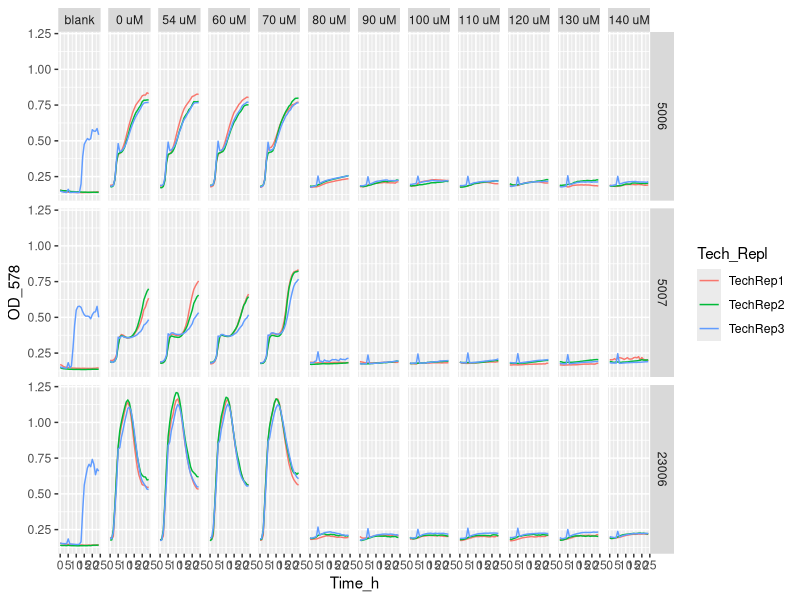
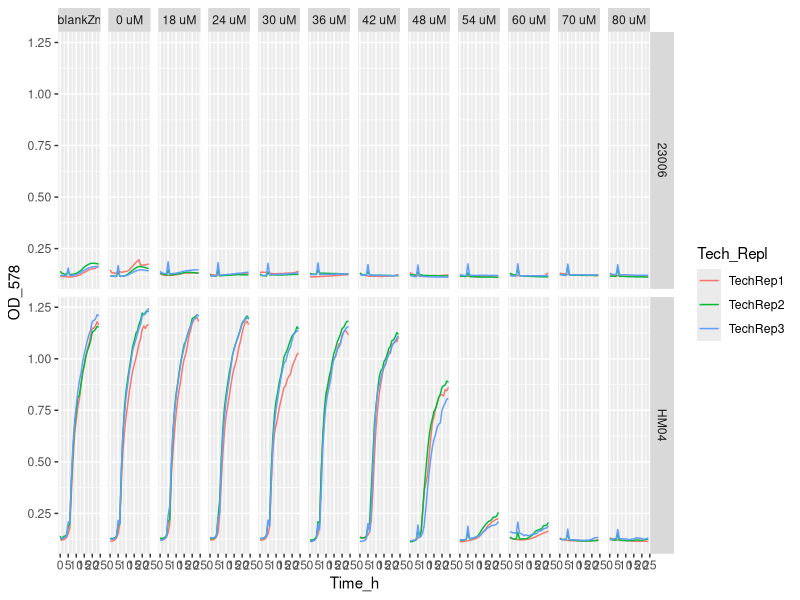
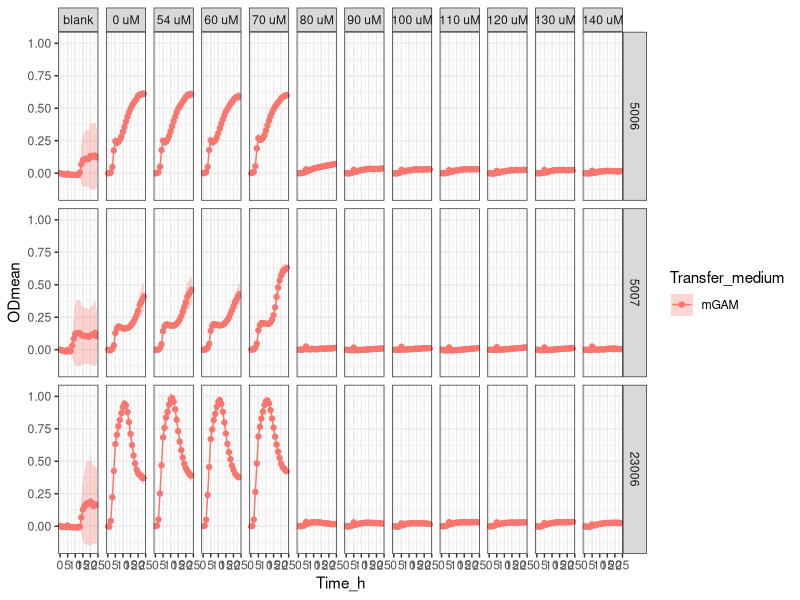
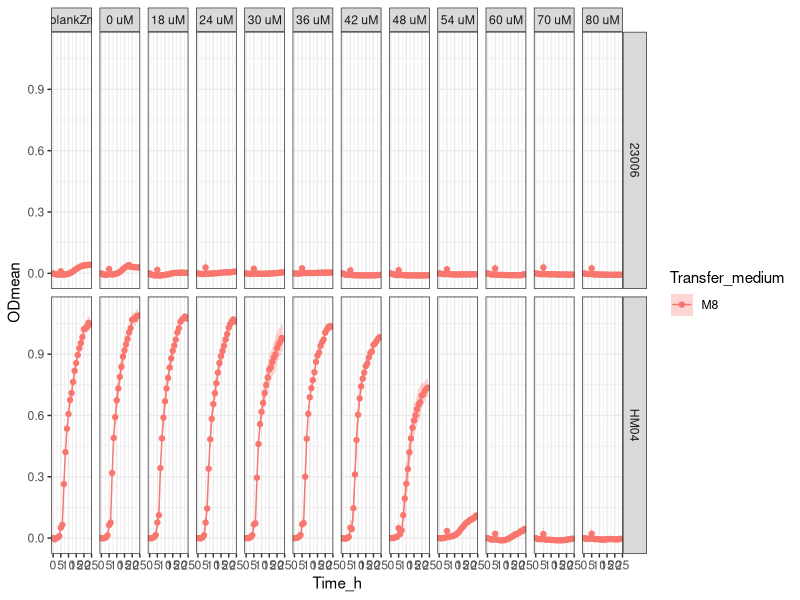

Write the R code that produced these figures, in order.
setwd("C:/Users/sergi/Downloads/ITQB/Plate readings/Exp23_2plates_31012024")

library(tidyverse)
library(readxl)

Exp23 <- Exp23_4plates_24012024 <- read_excel("Exp23_2plates_31012024_final_final.xlsx")
# View(Exp23)

Exp23_v1 <- Exp23 %>%
  pivot_longer(names_to = "Condition", values_to = "OD_578", cols = -Time_h)
# Exp23_v1
# View(Exp23_v1)


Exp23_v2 <- separate(Exp23_v1, Condition, 
                     c("Strain",
                       "Transfer_medium",
                       "Zn_condition", 
                       "Tech_Repl",
                       "Biol_Repl",
                       "TPEN_conc",
                       "Well_number"), 
                     sep = "_", remove = FALSE,
                     convert = FALSE)
# View(Exp23_v2)

Exp23_v2$OD_578 <- as.numeric (Exp23_v2$OD_578) #Because OD_578 values are character

Exp23_v2$Strain <- factor(Exp23_v2$Strain, levels = c("5006",
                                                      "5007",
                                                      "23006",
                                                      "HM04"))

Exp23_v2 <- Exp23_v2 %>% mutate(TPEN_conc = recode (TPEN_conc,
                                                    "ctrTPENcells" = "blank",
                                                    "ctrTPENwZn" = "blankZn",
                                                    "ctrTPEN" = "0 uM",
                                                    "3.6"= "18 uM",
                                                    "4.8"= "24 uM",
                                                    "6" = "30 uM",
                                                    "7.2" = "36 uM",
                                                    "8.4" = "42 uM",
                                                    "9.6" = "48 uM",
                                                    "10.8" = "54 uM",
                                                    "12" = "60 uM",
                                                    "14" = "70 uM",
                                                    "16" = "80 uM",
                                                    "18" = "90 uM",
                                                    "20" = "100 uM",
                                                    "22" = "110 uM",
                                                    "24" = "120 uM",
                                                    "26" = "130 uM",
                                                    "28" = "140 uM"))

Exp23_v2$TPEN_conc <- factor(Exp23_v2$TPEN_conc, levels = c("blank",
                                                      "blankZn",
                                                      "0 uM",
                                                      "18 uM",
                                                      "24 uM",
                                                      "30 uM",
                                                      "36 uM",
                                                      "42 uM",
                                                      "48 uM",
                                                      "54 uM",
                                                      "60 uM",
                                                      "70 uM",
                                                      "80 uM",
                                                      "90 uM",
                                                      "100 uM",
                                                      "110 uM",
                                                      "120 uM",
                                                      "130 uM",
                                                      "140 uM"))



# Exp23_v2 %>%
#   ggplot(aes(x= Time_h, y=OD_578, color = Tech_Repl)) +
#   geom_line() +
#   facet_grid (Strain ~ TPEN_conc)


Exp23_v2 %>% filter (Transfer_medium == "mGAM") %>%
  ggplot(aes(x= Time_h, y=OD_578, color = Tech_Repl)) +
  geom_line() +
  facet_grid (Strain ~ TPEN_conc)

Exp23_v2 %>% filter (Transfer_medium == "M8") %>%
  ggplot(aes(x= Time_h, y=OD_578, color = Tech_Repl)) +
  geom_line() +
  facet_grid (Strain ~ TPEN_conc)

Exp23_v3<- Exp23_v2 %>% group_by(Strain, Transfer_medium, Zn_condition, Tech_Repl, Biol_Repl, Well_number) %>%
  mutate(blank = Time_h ==0)

# View(Exp23_v3)

Exp23_v4 <- Exp23_v3 %>%
  group_by(Strain, Transfer_medium, Zn_condition, Tech_Repl, Biol_Repl, Well_number) %>%
  mutate(OD = OD_578 - OD_578[blank]) %>%
  ungroup()


# View(Exp23_v4)

#Obtain the mean and sd
Exp23_v5 <- Exp23_v4 %>% group_by(Time_h, Strain, Transfer_medium, TPEN_conc) %>%
  summarise(ODmean = mean(OD), sdOD = sd(OD), n())


Exp23_v5 <- Exp23_v5 %>% mutate(TPEN_conc = recode (TPEN_conc,
                                                    "ctrTPENcells" = "blank",
                                                    "ctrTPENwZn" = "blankZn",
                                                    "ctrTPEN" = "0 uM",
                                                    "3.6"= "18 uM",
                                                    "4.8"= "24 uM",
                                                    "6" = "30 uM",
                                                    "7.2" = "36 uM",
                                                    "8.4" = "42 uM",
                                                    "9.6" = "48 uM",
                                                    "10.8" = "54 uM",
                                                    "12" = "60 uM",
                                                    "14" = "70 uM",
                                                    "16" = "80 uM",
                                                    "18" = "90 uM",
                                                    "20" = "100 uM",
                                                    "22" = "110 uM",
                                                    "24" = "120 uM",
                                                    "26" = "130 uM",
                                                    "28" = "140 uM"))


# stocks conc / 0.001(mM --> uM) / d.f (=2)--> conc TPEN (now in the table)


Exp23_v5  %>% filter (Transfer_medium == "mGAM") %>%
  ggplot(aes(x = Time_h,
             y = ODmean,
             color = Transfer_medium
  )) +
  geom_point() + 
  geom_line() +
  geom_ribbon(aes(ymin=ODmean-sdOD, ymax=ODmean+sdOD, fill = Transfer_medium), 
              alpha = 0.3, colour = NA) + 
  facet_grid (Strain ~ TPEN_conc) +
  theme_bw()

Exp23_v5  %>% filter (Transfer_medium == "M8") %>%
  ggplot(aes(x = Time_h,
             y = ODmean,
             color = Transfer_medium
  )) +
  geom_point() + 
  geom_line() +
  geom_ribbon(aes(ymin=ODmean-sdOD, ymax=ODmean+sdOD, fill = Transfer_medium), 
              alpha = 0.3, colour = NA) + 
  facet_grid (Strain ~ TPEN_conc) +
  theme_bw()
